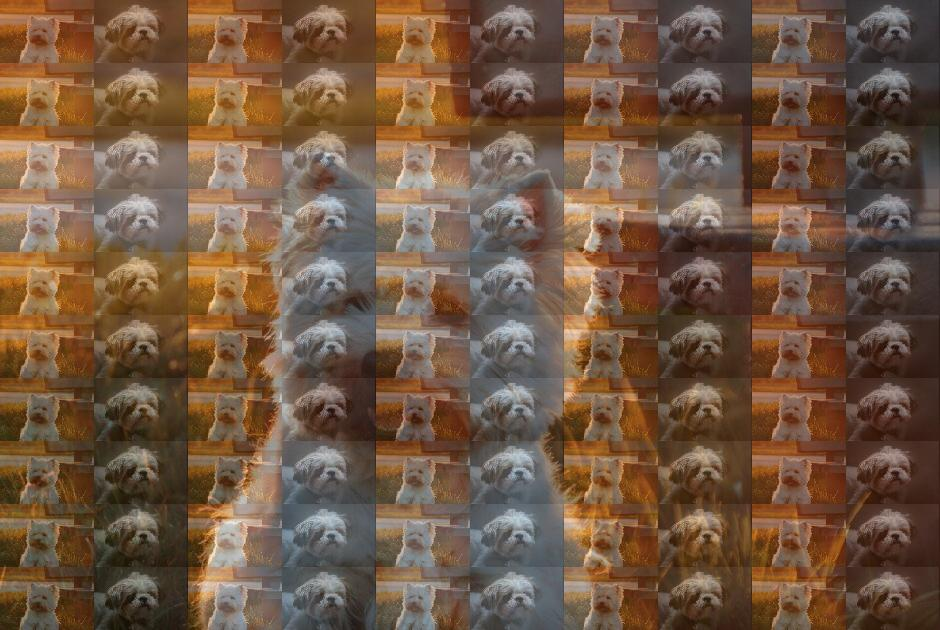
#> input picture images/dog-filled-with-images-include-itself.jpg, 940 x 630 px
$ python image_textify.py images/dog-filled-with-images-include-itself.jpg   (older library calls are emulated)
#> lines starting #> are read from the running program, lines starting #| are printed output that depends on the picture
#> in main, image is the input picture: PIL image 940x630 RGB; mean R, G, B 114.7, 87.9, 67.2
#| Image size:  (940, 630)
from PIL import Image, ImageFont, ImageDraw
import operator
import argparse
import os


class TextSet:
    def __init__(self, s):
        self.str = str(s)
        self.index = -1

    def next(self):
        self.index = self.index + 1
        if self.index >= len(self.str):
            self.index = 0
        return self.str[self.index]


class ImageTextify:

    def __init__(self, image, font, text="text", text_lines=50, gray=False):
#> called with font = './font/NotoSansCJK-Regular.ttc', text = 'text', text_lines = 50, gray = False
        if gray:
            self.orig_image = image.convert("L")
            self.background_color = 0
        else:
            self.orig_image = image
            self.background_color = (0, 0, 0)
        self.font = font
        self.textSet = TextSet(text)
        self.text_lines = text_lines
        self.gray = gray
        self.orig_width = image.width
#> self.orig_width = 940
        self.orig_height = image.height
#> self.orig_height = 630
        self.mode = self.orig_image.mode
#> self.mode = 'RGB'

    def setBackgroundColor(self, backgournd_color):
        self.background_color = backgournd_color

    def textify(self):
        # create, scale the image 2 times to anti-aliasing
        zoom_scale = 2
        width = self.orig_width * zoom_scale
#> width = 1880
        height = self.orig_height * zoom_scale
#> height = 1260
        block_size = height // self.text_lines
#> block_size = 25
        result_image = Image.new(self.mode, (width, height), self.background_color)
#> result_image: PIL image 1880x1260 RGB; every value is 0
        # font, draw and text
        draw = ImageDraw.Draw(result_image)  # draw on result image
        font = ImageFont.truetype(self.font, block_size)  # font used
        # iterator and replace
        for h in range(0, height // block_size):
            for w in range(0, width // block_size):
                block_width = w * block_size
                block_height = h * block_size
                # initialize fill color
                if self.gray:
                    fill_color = 0
                else:
                    fill_color = (0, 0, 0)
                # get average color in the block
                width_begin = max(0, block_width)
                width_end = min(width, block_width + block_size)
                height_begin = max(0, block_height)
                height_end = min(height, block_height + block_size)
                for i in range(block_width, block_width + block_size):
                    for j in range(block_height, block_height + block_size):
                        pixel = self.orig_image.getpixel((i / zoom_scale, j / zoom_scale))
                        if self.gray:
                            fill_color = fill_color + pixel
                        else:
                            fill_color = tuple(map(operator.add, fill_color, pixel))
                block_area = (width_end - width_begin) * (height_end - height_begin)
                if self.gray:
                    fill_color = fill_color // block_area
                else:
                    fill_color = tuple(x // block_area for x in fill_color)
                # draw text on the result image
                draw.text((block_width, block_height),
                          self.textSet.next(),
                          fill=fill_color,
                          font=font)
        # Zoom out the picture twice as the original image size
        result_image = result_image.resize((width // zoom_scale, height // zoom_scale),
                                           Image.ANTIALIAS)
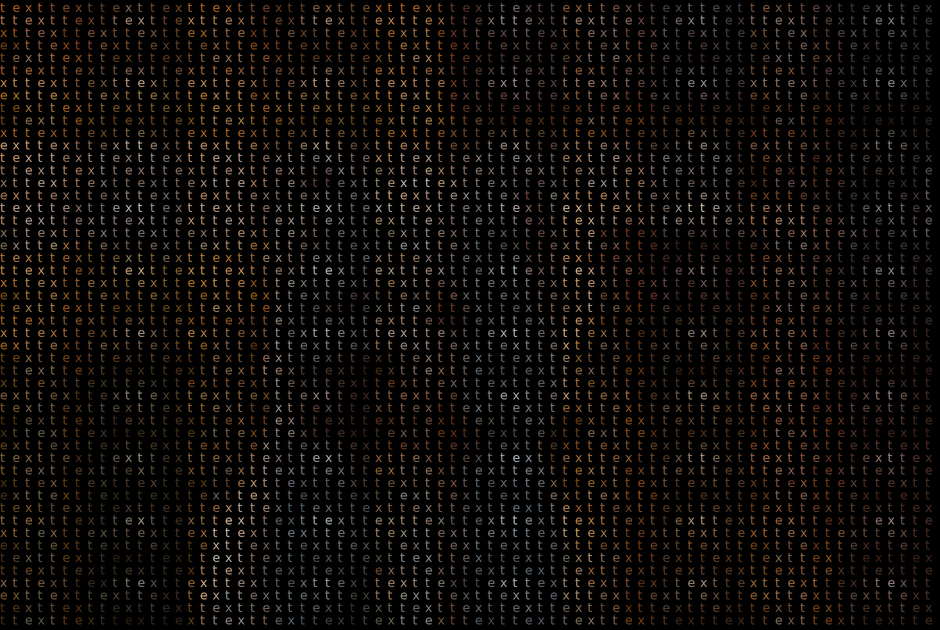
#> result_image: PIL image 940x630 RGB; mean R, G, B 13.6, 10.4, 7.9
        return result_image


def main():
    # create parser
    parser = argparse.ArgumentParser(description="A simple program that"
                                                 " replaces the original "
                                                 "pixels of a picture with text")
    # add arguments
    parser.add_argument('infile', metavar='input',
                        type=str,
                        help='input file')
    parser.add_argument('--lines', '-l', dest='lines',
                        type=int,
                        default=50,
                        help='text lines will on the image, default: 50')
    parser.add_argument('--text', '-t', dest='text',
                        default='text',
                        help='text will be drawn on the image, default: text')
    parser.add_argument('--gray', '-g', dest='gray',
                        type=bool,
                        default=False,
                        help='whether to output grayscale image, default: False')
    parser.add_argument('--output', '-o', dest='output',
                        type=str,
                        default='default',
                        help='output file path, default: ./a.extension')
    parser.add_argument('--font', '-f', dest='font',
                        type=str,
                        default='./font/NotoSansCJK-Regular.ttc',
                        help='specify the font to use, if the default font is not displayed')
    # get arguments
    args = parser.parse_args()
    infile = args.infile
    text_lines = args.lines
    text = args.text
    gray = args.gray
    outfile = args.output
    font = args.font
    # process
    if outfile == 'default':
        outfile = './a' + os.path.splitext(infile)[1]
    try:
        # open image
        image = Image.open(infile)
        print("Dealing with", infile)
        print("Image size: ", image.size)
        # textify
        result_image = ImageTextify(image, font, text_lines=text_lines, text=text, gray=gray).textify()
        # save image
        result_image.save(outfile)
        result_image.close()
        print("Saved as", outfile, "\nSize: ", result_image.size, "\n")
#| Saved as ./a.jpg
#| Size:  (940, 630)
    except IOError:
        print("Can't open file:", infile)


if __name__ == "__main__":
    main()

$ run again, on images/dog-image-on-image.jpg
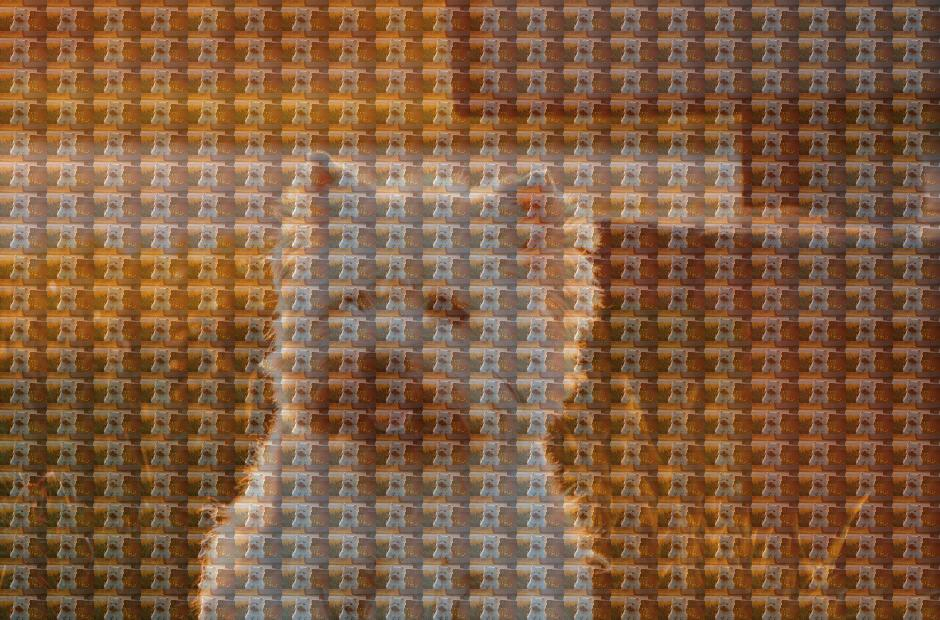
#> input picture images/dog-image-on-image.jpg, 940 x 620 px
#> in main, image is the input picture: PIL image 940x620 RGB; mean R, G, B 131.6, 95, 66.3
#| Image size:  (940, 620)
#> in textify, `result_image = result_image.resize((width // zoom_scale, height // zoo..`:
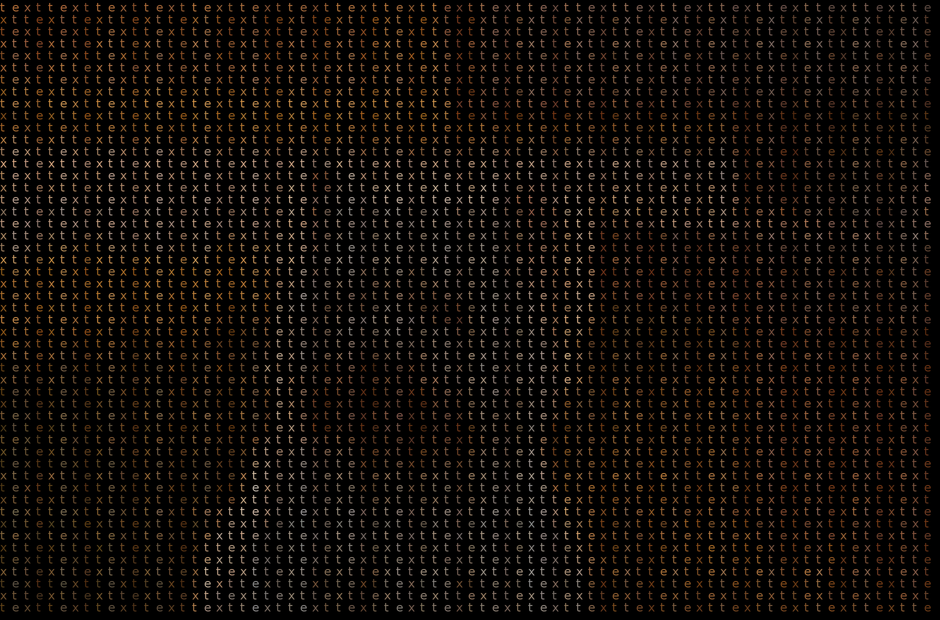
#> result_image: PIL image 940x620 RGB; mean R, G, B 15.4, 11.1, 7.7
#| Saved as ./a.jpg
#| Size:  (940, 620)
